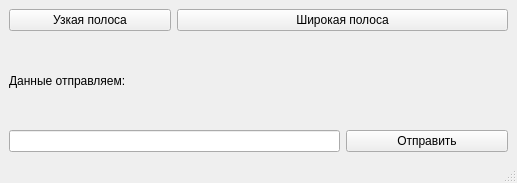
<?xml version="1.0" encoding="UTF-8"?>
<ui version="4.0">
 <class>MainWindow</class>
 <widget class="QMainWindow" name="MainWindow">
  <property name="geometry">
   <rect>
    <x>0</x>
    <y>0</y>
    <width>517</width>
    <height>183</height>
   </rect>
  </property>
  <property name="windowTitle">
   <string>MainWindow</string>
  </property>
  <widget class="QWidget" name="centralwidget">
   <layout class="QGridLayout" name="gridLayout_2">
    <item row="0" column="0">
     <layout class="QGridLayout" name="gridLayout">
      <item row="2" column="0" colspan="2">
       <widget class="QLineEdit" name="lineEdit_send"/>
      </item>
      <item row="2" column="2">
       <widget class="QPushButton" name="PB_send">
        <property name="text">
         <string>Отправить</string>
        </property>
       </widget>
      </item>
      <item row="1" column="0" colspan="2">
       <widget class="QLabel" name="label_2">
        <property name="text">
         <string>Данные отправляем:</string>
        </property>
       </widget>
      </item>
      <item row="0" column="1" colspan="2">
       <widget class="QPushButton" name="PB_Wide">
        <property name="text">
         <string>Широкая полоса</string>
        </property>
        <property name="checkable">
         <bool>true</bool>
        </property>
       </widget>
      </item>
      <item row="0" column="0">
       <widget class="QPushButton" name="PB_Narrow">
        <property name="text">
         <string>Узкая полоса</string>
        </property>
        <property name="checkable">
         <bool>true</bool>
        </property>
       </widget>
      </item>
     </layout>
    </item>
   </layout>
  </widget>
  <widget class="QMenuBar" name="menubar">
   <property name="geometry">
    <rect>
     <x>0</x>
     <y>0</y>
     <width>517</width>
     <height>25</height>
    </rect>
   </property>
  </widget>
  <widget class="QStatusBar" name="statusbar"/>
 </widget>
 <resources/>
 <connections/>
</ui>
